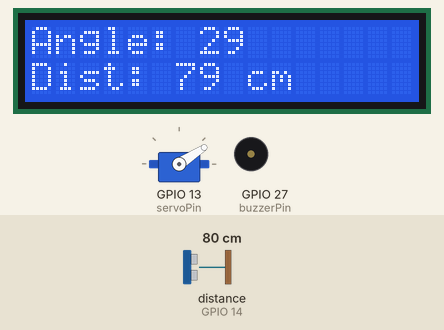
Recording of a sketch running on a simulated ESP32. On the bench: servo, 16×2 character LCD, buzzer (waves = sounding, pin HIGH). Wiring (inferred from the names in the program): ultrasonic range finder: trigger GPIO 12; echo GPIO 14. Inputs (shaded band) come from the test bench; at power-on: distance to the obstacle (sensor on GPIO 14) 80 cm. The echo pulse lasts 58.3 µs per cm; pins used as bus, display or sensor lines are not drawn; what the sketch prints to the serial monitor is not drawn.

Above: at 2.2 s.
2.3 s: distance to the obstacle (sensor on GPIO 14) set to 2 cm
At 2.77 s:
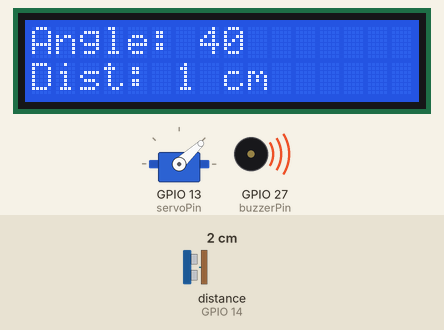
5.1 s: distance to the obstacle (sensor on GPIO 14) set to 250 cm
At 6.1 s:
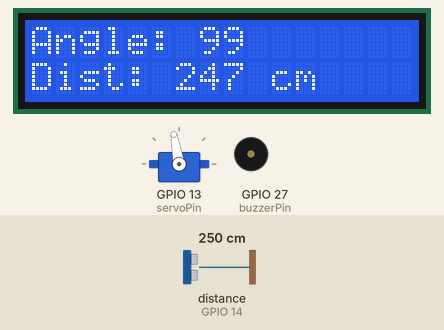
6.8 s: distance to the obstacle (sensor on GPIO 14) set to 4 cm
At 7.25 s:
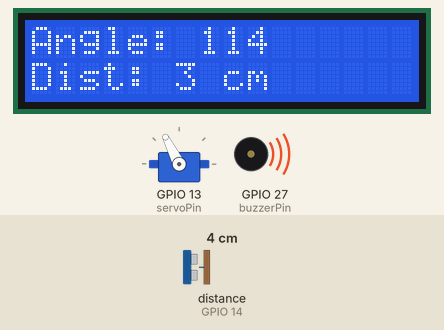
9.5 s: distance to the obstacle (sensor on GPIO 14) set to 18 cm
At 10.11 s:
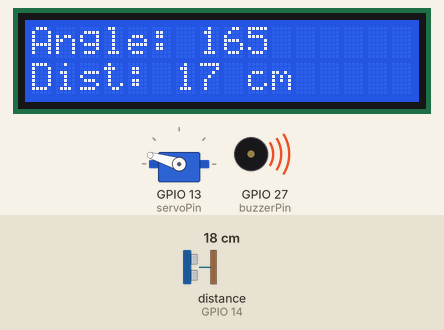
11.4 s: distance to the obstacle (sensor on GPIO 14) set to 22 cm
At 11.85 s:
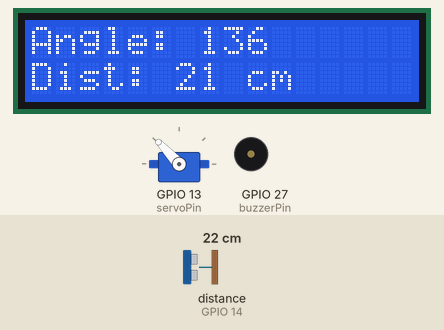
13.8 s: distance to the obstacle (sensor on GPIO 14) set to 168 cm
At 14.9 s:
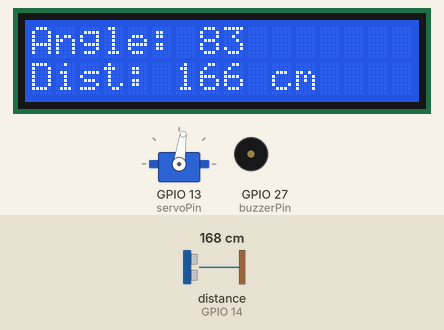
Timing chart, 0 to 29.2 s (numbered marks = the images above; inputs shaded):
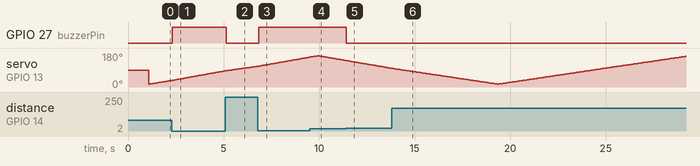

The sketch:

ESP32_Ultrasonic_LDC.ino
```cpp
// (licence header left out)
#include <ESP32Servo.h>
#include <Wire.h>
#include <LiquidCrystal_I2C.h>

// Pin Definitions
const int trigPin = 12;
const int echoPin = 14;
const int servoPin = 13;
const int buzzerPin = 27;

const int threshold = 20;  // cm - adjust detection range here

long duration;
int distance;

Servo myServo;
LiquidCrystal_I2C lcd(0x25, 16, 2);

void setup() {
  pinMode(trigPin, OUTPUT);
  pinMode(echoPin, INPUT);
  pinMode(buzzerPin, OUTPUT);

  Serial.begin(115200);

  // ESP32 Servo setup
  myServo.setPeriodHertz(50);
  myServo.attach(servoPin, 500, 2400);

  // LCD setup
  Wire.begin(21, 22);
  lcd.init();
  lcd.backlight();
  lcd.setCursor(0, 0);
  lcd.print("Radar Ready");
  delay(1000);
  lcd.clear();
}

void loop() {
  // Sweep from 15 to 165 degrees
  for(int i=15; i<=165; i++){
    myServo.write(i);
    delay(30);
    distance = calculateDistance();

    sendData(i, distance);
    updateLCD(i, distance);
  }

  // Sweep back from 165 to 15 degrees
  for(int i=165; i>15; i--){
    myServo.write(i);
    delay(30);
    distance = calculateDistance();

    sendData(i, distance);
    updateLCD(i, distance);
  }
}

// Function to calculate distance via Ultrasonic Sensor
int calculateDistance(){
  digitalWrite(trigPin, LOW);
  delayMicroseconds(2);
  digitalWrite(trigPin, HIGH);
  delayMicroseconds(10);
  digitalWrite(trigPin, LOW);

  duration = pulseIn(echoPin, HIGH);
  distance = duration * 0.034 / 2;

  // Buzzer alert logic
  if (distance > 0 && distance < threshold) {
    digitalWrite(buzzerPin, HIGH);
  } else {
    digitalWrite(buzzerPin, LOW);
  }

  return distance;
}

// Function to format serial output for Processing/Visualizers
void sendData(int angle, int dist) {
  Serial.print(angle);
  Serial.print(",");
  Serial.print(dist);
  Serial.print(".");
}

// Function to update the LCD with angle + distance
void updateLCD(int angle, int dist) {
  lcd.setCursor(0, 0);
  lcd.print("Angle: ");
  lcd.print(angle);
  lcd.print("   ");

  lcd.setCursor(0, 1);
  lcd.print("Dist: ");
  lcd.print(dist);
  lcd.print(" cm   ");
}
```

Measured:
- the behaviour switches between 20 and 21 cm on distance to the obstacle (sensor on GPIO 14) (found by bisection; images 4 and 5)
- after the input at 2.3 s, GPIO 27 (buzzerPin): LOW → HIGH at once
- after the input at 5.1 s, GPIO 27 (buzzerPin): HIGH → LOW at once
- after the input at 6.8 s, GPIO 27 (buzzerPin): LOW → HIGH at once
- after the input at 11.4 s, GPIO 27 (buzzerPin): HIGH → LOW at once
